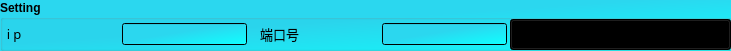
   <widget class="QGroupBox" name="groupBox">
    <property name="geometry">
     <rect>
      <x>0</x>
      <y>0</y>
      <width>731</width>
      <height>51</height>
     </rect>
    </property>
    <property name="palette">
     <palette>
      <active>
       <colorrole role="Button">
        <brush brushstyle="LinearGradientPattern">
         <gradient startx="0.000000000000000" starty="0.000000000000000" endx="1.000000000000000" endy="1.000000000000000" type="LinearGradient" spread="PadSpread" coordinatemode="ObjectBoundingMode">
          <gradientstop position="0.437768000000000">
           <color alpha="255">
            <red>43</red>
            <green>215</green>
            <blue>239</blue>
           </color>
          </gradientstop>
          <gradientstop position="1.000000000000000">
           <color alpha="255">
            <red>16</red>
            <green>255</green>
            <blue>255</blue>
           </color>
          </gradientstop>
         </gradient>
        </brush>
       </colorrole>
       <colorrole role="Base">
        <brush brushstyle="LinearGradientPattern">
         <gradient startx="0.000000000000000" starty="0.000000000000000" endx="1.000000000000000" endy="1.000000000000000" type="LinearGradient" spread="PadSpread" coordinatemode="ObjectBoundingMode">
          <gradientstop position="0.437768000000000">
           <color alpha="255">
            <red>43</red>
            <green>215</green>
            <blue>239</blue>
           </color>
          </gradientstop>
          <gradientstop position="1.000000000000000">
           <color alpha="255">
            <red>16</red>
            <green>255</green>
            <blue>255</blue>
           </color>
          </gradientstop>
         </gradient>
        </brush>
       </colorrole>
       <colorrole role="Window">
        <brush brushstyle="LinearGradientPattern">
         <gradient startx="0.000000000000000" starty="0.000000000000000" endx="1.000000000000000" endy="1.000000000000000" type="LinearGradient" spread="PadSpread" coordinatemode="ObjectBoundingMode">
          <gradientstop position="0.437768000000000">
           <color alpha="255">
            <red>43</red>
            <green>215</green>
            <blue>239</blue>
           </color>
          </gradientstop>
          <gradientstop position="1.000000000000000">
           <color alpha="255">
            <red>16</red>
            <green>255</green>
            <blue>255</blue>
           </color>
          </gradientstop>
         </gradient>
        </brush>
       </colorrole>
       <colorrole role="LinkVisited">
        <brush brushstyle="SolidPattern">
         <color alpha="255">
          <red>170</red>
          <green>170</green>
          <blue>127</blue>
         </color>
        </brush>
       </colorrole>
      </active>
      <inactive>
       <colorrole role="Button">
        <brush brushstyle="LinearGradientPattern">
         <gradient startx="0.000000000000000" starty="0.000000000000000" endx="1.000000000000000" endy="1.000000000000000" type="LinearGradient" spread="PadSpread" coordinatemode="ObjectBoundingMode">
          <gradientstop position="0.437768000000000">
           <color alpha="255">
            <red>43</red>
            <green>215</green>
            <blue>239</blue>
           </color>
          </gradientstop>
          <gradientstop position="1.000000000000000">
           <color alpha="255">
            <red>16</red>
            <green>255</green>
            <blue>255</blue>
           </color>
          </gradientstop>
         </gradient>
        </brush>
       </colorrole>
       <colorrole role="Base">
        <brush brushstyle="LinearGradientPattern">
         <gradient startx="0.000000000000000" starty="0.000000000000000" endx="1.000000000000000" endy="1.000000000000000" type="LinearGradient" spread="PadSpread" coordinatemode="ObjectBoundingMode">
          <gradientstop position="0.437768000000000">
           <color alpha="255">
            <red>43</red>
            <green>215</green>
            <blue>239</blue>
           </color>
          </gradientstop>
          <gradientstop position="1.000000000000000">
           <color alpha="255">
            <red>16</red>
            <green>255</green>
            <blue>255</blue>
           </color>
          </gradientstop>
         </gradient>
        </brush>
       </colorrole>
       <colorrole role="Window">
        <brush brushstyle="LinearGradientPattern">
         <gradient startx="0.000000000000000" starty="0.000000000000000" endx="1.000000000000000" endy="1.000000000000000" type="LinearGradient" spread="PadSpread" coordinatemode="ObjectBoundingMode">
          <gradientstop position="0.437768000000000">
           <color alpha="255">
            <red>43</red>
            <green>215</green>
            <blue>239</blue>
           </color>
          </gradientstop>
          <gradientstop position="1.000000000000000">
           <color alpha="255">
            <red>16</red>
            <green>255</green>
            <blue>255</blue>
           </color>
          </gradientstop>
         </gradient>
        </brush>
       </colorrole>
       <colorrole role="LinkVisited">
        <brush brushstyle="SolidPattern">
         <color alpha="255">
          <red>170</red>
          <green>170</green>
          <blue>127</blue>
         </color>
        </brush>
       </colorrole>
      </inactive>
      <disabled>
       <colorrole role="Button">
        <brush brushstyle="LinearGradientPattern">
         <gradient startx="0.000000000000000" starty="0.000000000000000" endx="1.000000000000000" endy="1.000000000000000" type="LinearGradient" spread="PadSpread" coordinatemode="ObjectBoundingMode">
          <gradientstop position="0.437768000000000">
           <color alpha="255">
            <red>43</red>
            <green>215</green>
            <blue>239</blue>
           </color>
          </gradientstop>
          <gradientstop position="1.000000000000000">
           <color alpha="255">
            <red>16</red>
            <green>255</green>
            <blue>255</blue>
           </color>
          </gradientstop>
         </gradient>
        </brush>
       </colorrole>
       <colorrole role="Base">
        <brush brushstyle="LinearGradientPattern">
         <gradient startx="0.000000000000000" starty="0.000000000000000" endx="1.000000000000000" endy="1.000000000000000" type="LinearGradient" spread="PadSpread" coordinatemode="ObjectBoundingMode">
          <gradientstop position="0.437768000000000">
           <color alpha="255">
            <red>43</red>
            <green>215</green>
            <blue>239</blue>
           </color>
          </gradientstop>
          <gradientstop position="1.000000000000000">
           <color alpha="255">
            <red>16</red>
            <green>255</green>
            <blue>255</blue>
           </color>
          </gradientstop>
         </gradient>
        </brush>
       </colorrole>
       <colorrole role="Window">
        <brush brushstyle="LinearGradientPattern">
         <gradient startx="0.000000000000000" starty="0.000000000000000" endx="1.000000000000000" endy="1.000000000000000" type="LinearGradient" spread="PadSpread" coordinatemode="ObjectBoundingMode">
          <gradientstop position="0.437768000000000">
           <color alpha="255">
            <red>43</red>
            <green>215</green>
            <blue>239</blue>
           </color>
          </gradientstop>
          <gradientstop position="1.000000000000000">
           <color alpha="255">
            <red>16</red>
            <green>255</green>
            <blue>255</blue>
           </color>
          </gradientstop>
         </gradient>
        </brush>
       </colorrole>
       <colorrole role="LinkVisited">
        <brush brushstyle="SolidPattern">
         <color alpha="255">
          <red>170</red>
          <green>170</green>
          <blue>127</blue>
         </color>
        </brush>
       </colorrole>
      </disabled>
     </palette>
    </property>
    <property name="font">
     <font>
      <weight>75</weight>
      <bold>true</bold>
      <underline>false</underline>
     </font>
    </property>
    <property name="autoFillBackground">
     <bool>false</bool>
    </property>
    <property name="title">
     <string>Setting</string>
    </property>
    <property name="flat">
     <bool>true</bool>
    </property>
    <property name="checkable">
     <bool>false</bool>
    </property>
    <widget class="QPushButton" name="pushButton_connect">
     <property name="geometry">
      <rect>
       <x>510</x>
       <y>19</y>
       <width>221</width>
       <height>31</height>
      </rect>
     </property>
     <property name="sizePolicy">
      <sizepolicy hsizetype="Preferred" vsizetype="Fixed">
       <horstretch>0</horstretch>
       <verstretch>0</verstretch>
      </sizepolicy>
     </property>
     <property name="font">
      <font>
       <family>楷体</family>
       <pointsize>10</pointsize>
      </font>
     </property>
     <property name="text">
      <string>连接</string>
     </property>
    </widget>
    <widget class="QWidget" name="layoutWidget">
     <property name="geometry">
      <rect>
       <x>0</x>
       <y>20</y>
       <width>247</width>
       <height>28</height>
      </rect>
     </property>
     <layout class="QHBoxLayout" name="horizontalLayout">
      <item>
       <widget class="QLabel" name="label_ip">
        <property name="sizePolicy">
         <sizepolicy hsizetype="Preferred" vsizetype="Preferred">
          <horstretch>0</horstretch>
          <verstretch>0</verstretch>
         </sizepolicy>
        </property>
        <property name="font">
         <font>
          <family>楷体_GB2312</family>
          <pointsize>10</pointsize>
          <weight>50</weight>
          <bold>false</bold>
         </font>
        </property>
        <property name="text">
         <string>  i p </string>
        </property>
       </widget>
      </item>
      <item>
       <widget class="QLineEdit" name="lineEdit_ip">
        <property name="sizePolicy">
         <sizepolicy hsizetype="Preferred" vsizetype="Fixed">
          <horstretch>0</horstretch>
          <verstretch>0</verstretch>
         </sizepolicy>
        </property>
       </widget>
      </item>
     </layout>
    </widget>
    <widget class="QWidget" name="layoutWidget">
     <property name="geometry">
      <rect>
       <x>260</x>
       <y>20</y>
       <width>247</width>
       <height>28</height>
      </rect>
     </property>
     <layout class="QHBoxLayout" name="horizontalLayout_2">
      <item>
       <widget class="QLabel" name="label_port">
        <property name="sizePolicy">
         <sizepolicy hsizetype="Preferred" vsizetype="Preferred">
          <horstretch>0</horstretch>
          <verstretch>0</verstretch>
         </sizepolicy>
        </property>
        <property name="font">
         <font>
          <family>楷体_GB2312</family>
          <pointsize>10</pointsize>
          <weight>50</weight>
          <bold>false</bold>
         </font>
        </property>
        <property name="text">
         <string>端口号</string>
        </property>
       </widget>
      </item>
      <item>
       <widget class="QLineEdit" name="lineEdit_port">
        <property name="sizePolicy">
         <sizepolicy hsizetype="Preferred" vsizetype="Fixed">
          <horstretch>0</horstretch>
          <verstretch>0</verstretch>
         </sizepolicy>
        </property>
       </widget>
      </item>
     </layout>
    </widget>
   </widget>
